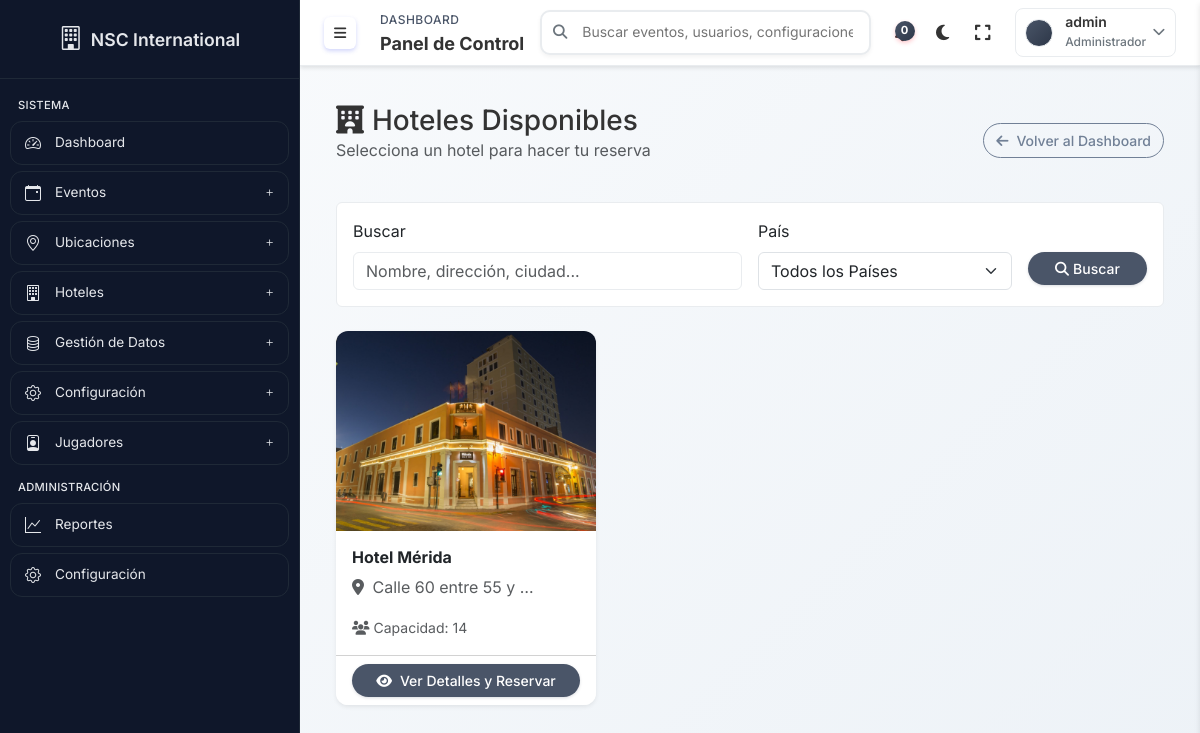
Screenshot of /locations/hotels/ (signed in) with the database file from the repository.
### apps/locations/models.py (models this page shows, shortened)
class Hotel(models.Model):
    hotel_name = models.CharField(
        max_length=200,
        verbose_name="Nombre del Hotel",
        help_text="Nombre del hotel",
    )
    address = models.CharField(
        max_length=500,
        verbose_name="Dirección",
        help_text="Dirección completa del hotel",
    )
    photo = models.ImageField(
        upload_to="hotels/",
        blank=True,
        null=True,
        verbose_name="Foto",
        help_text="Foto del hotel",
    )
    information = models.TextField(
        blank=True,
        verbose_name="Información",
        help_text="Información adicional sobre el hotel",
    )
    registration_url = models.URLField(
        blank=True,
        verbose_name="URL Hotel Registro",
        help_text="URL para registro en el hotel",
    )
    is_active = models.BooleanField(default=True, verbose_name="Activo")
    created_at = models.DateTimeField(
        auto_now_add=True, verbose_name="Fecha de Creación"
    )
    updated_at = models.DateTimeField(
        auto_now=True, verbose_name="Fecha de Actualización"
    )
    city = models.ForeignKey(
        "City",
        on_delete=models.SET_NULL,
        null=True,
        blank=True,
        related_name="hotels",
        verbose_name="Ciudad",
        help_text="Ciudad donde se encuentra el hotel",
    )
    state = models.ForeignKey(
        "State",
        on_delete=models.SET_NULL,
        null=True,
        blank=True,
        related_name="hotels",
        verbose_name="Estado",
        help_text="Estado donde se encuentra el hotel",
    )
    country = models.ForeignKey(
        "Country",
        on_delete=models.SET_NULL,
        null=True,
        blank=True,
        related_name="hotels",
        verbose_name="País",
        help_text="País donde se encuentra el hotel",
    )
    capacity = models.PositiveIntegerField(
        blank=True,
        null=True,
        verbose_name="Capacidad",
        help_text="Capacidad del hotel (número de habitaciones o personas)",
    )
    contact_name = models.CharField(
        max_length=200,
        blank=True,
        verbose_name="Nombre de Contacto",
        help_text="Nombre de la persona de contacto del hotel",
    )
    contact_email = models.EmailField(
        blank=True,
        verbose_name="Email de Contacto",
        help_text="Correo electrónico de la persona de contacto",
    )
    contact_phone = models.CharField(
        max_length=20,
        blank=True,
        verbose_name="Teléfono de Contacto",
        help_text="Número de teléfono de la persona de contacto",
    )
    class Meta:
        verbose_name = "Hotel"
        verbose_name_plural = "Hoteles"
        ordering = ["hotel_name"]

### apps/locations/views_front.py (the view)
class FrontHotelListView(LoginRequiredMixin, ListView):
    model = Hotel
    template_name = "locations/front_hotel_list.html"
    context_object_name = "hotels"
    paginate_by = 12
    def get_queryset(self):
        queryset = Hotel.objects.filter(is_active=True).select_related(
            "country", "state", "city"
        )
        search = self.request.GET.get("search")
        if search:
            queryset = queryset.filter(
                Q(hotel_name__icontains=search)
                | Q(address__icontains=search)
                | Q(city__name__icontains=search)
            )
        country = self.request.GET.get("country")
        if country:
            queryset = queryset.filter(country_id=country)
        return queryset.order_by("hotel_name")
    def get_context_data(self, **kwargs):
        context = super().get_context_data(**kwargs)
        from .models import Country
        context["countries"] = Country.objects.filter(is_active=True).order_by("name")
        return context

### templates/locations/front_hotel_list.html (shortened to what this page needs)
{% extends 'base.html' %}
{% load static %}
{% block content %}
<div class="container-fluid">
    <div class="d-flex justify-content-between align-items-center mb-4">
        <div>
            <h1 class="h3 mb-0 text-gray-800">
                <i class="fas fa-hotel me-2"></i>Hoteles Disponibles
            </h1>
            <p class="text-muted">Selecciona un hotel para hacer tu reserva</p>
        </div>
        <a href="{% url 'accounts:dashboard' %}" class="btn btn-outline-secondary">
            <i class="fas fa-arrow-left me-2"></i>Volver al Dashboard
        </a>
    </div>
    <div class="card mb-4">
        <div class="card-body">
            <form method="get" class="row g-3">
                <div class="col-md-6">
                    <label for="search" class="form-label">Buscar</label>
                    <input type="text" class="form-control" id="search" name="search"
                           value="{{ request.GET.search }}" placeholder="Nombre, dirección, ciudad...">
                </div>
                <div class="col-md-4">
                    <label for="country" class="form-label">País</label>
                    <select class="form-select" id="country" name="country">
                        <option value="">Todos los Países</option>
                    </select>
                </div>
                <div class="col-md-2">
                    <label class="form-label">&nbsp;</label>
                    <div>
                        <button type="submit" class="btn btn-primary w-100">
                            <i class="fas fa-search me-1"></i>Buscar
                        </button>
                    </div>
                </div>
            </form>
        </div>
    </div>
    <div class="row g-4">
        {% if hotels %}
            {% for hotel in hotels %}
                <div class="col-md-6 col-lg-4">
                    <div class="card h-100 shadow-sm hotel-card">
                        {% if hotel.photo %}
                            <img src="{{ hotel.photo.url }}" class="card-img-top" alt="{{ hotel.hotel_name }}"
                                 style="height: 200px; object-fit: cover;">
                        {% else %}
                            <div class="card-img-top bg-light d-flex align-items-center justify-content-center"
                                 style="height: 200px;">
                                <i class="fas fa-hotel fa-4x text-muted"></i>
                            </div>
                        {% endif %}
                        <div class="card-body">
                            <h5 class="card-title">{{ hotel.hotel_name }}</h5>
                            <p class="card-text text-muted">
                                <i class="fas fa-map-marker-alt me-1"></i>
                                {% if hotel.city %}
                                    {{ hotel.city.name }}
                                    {% if hotel.state %}, {{ hotel.state.name }}{% endif %}
                                {% else %}
                                    {{ hotel.address|truncatewords:5 }}
                                {% endif %}
                            </p>
                            {% if hotel.capacity %}
                                <p class="card-text">
                                    <small class="text-muted">
                                        <i class="fas fa-users me-1"></i>Capacidad: {{ hotel.capacity }}
                                    </small>
                                </p>
                            {% endif %}
                        </div>
                        <div class="card-footer bg-white">
                            <a href="{% url 'locations:front_hotel_detail' hotel.pk %}" class="btn btn-primary w-100">
                                <i class="fas fa-eye me-2"></i>Ver Detalles y Reservar
                            </a>
                        </div>
                    </div>
                </div>
            {% endfor %}
        {% endif %}
    </div>
</div>
{% endblock %}

### templates/base.html (shortened to what this page needs)
{% load static %}
<!DOCTYPE html>
<html lang="es">
<head>
    <link href="https://cdn.jsdelivr.net/npm/bootstrap@5.3.2/dist/css/bootstrap.min.css" rel="stylesheet">
    <link href="https://cdn.jsdelivr.net/npm/bootstrap-icons@1.11.3/font/bootstrap-icons.css" rel="stylesheet">
    <link href="{% static 'css/fontawesome.min.css' %}" rel="stylesheet">
    <link href="{% static 'css/admin.css' %}" rel="stylesheet">
</head>
<body data-theme="light">
    <header class="topbar">
        <div class="topbar-container">
            <div class="topbar-left">
                <button class="sidebar-toggle" id="sidebarToggle" aria-label="Alternar sidebar" title="Alternar sidebar">
                    <i class="fas fa-bars"></i>
                </button>
                <div class="page-info">
                    <div class="breadcrumb-nav">
                        {% block breadcrumb %}
                            <span class="breadcrumb-item">Dashboard</span>
                        {% endblock %}
                    </div>
                    <div class="page-title">
                        {% block page_title %}<h1>Panel de Control</h1>{% endblock %}
                    </div>
                </div>
            </div>
            <div class="topbar-center">
                <div class="search-container">
                    <div class="search-input-wrapper">
                        <i class="fas fa-search search-icon"></i>
                        <input type="text" placeholder="Buscar eventos, usuarios, configuraciones..." id="searchInput" autocomplete="off">
                    </div>
                </div>
            </div>
            <div class="topbar-right">
                <div class="quick-actions">
                    <button class="action-btn" id="notificationsBtn" title="Notificaciones">
                        <i class="fas fa-bell"></i>
                        <span class="badge" id="notificationBadge">0</span>
                    </button>
                    <button class="action-btn" id="themeToggle" title="Cambiar tema">
                        <i class="fas fa-moon"></i>
                    </button>
                    <button class="action-btn" id="fullscreenToggle" title="Pantalla completa">
                        <i class="fas fa-expand"></i>
                    </button>
                </div>
                <div class="user-menu">
                    <button class="user-btn" id="userMenuBtn">
                        <div class="user-info">
                            {% if user.profile.avatar %}
                                <img src="{{ user.profile.avatar.url }}" alt="{{ user.get_full_name }}" class="user-avatar">
                            {% else %}
                                <div class="user-avatar-placeholder">{{ user.profile.initials }}</div>
                            {% endif %}
                            <div class="user-details">
                                <span class="user-name">{{ user.get_full_name|default:user.username }}</span>
                                <span class="user-role">Administrador</span>
                            </div>
                        </div>
                        <i class="fas fa-chevron-down user-arrow"></i>
                    </button>
                </div>
            </div>
        </div>
    </header>
    <aside id="sidebar" class="sidebar">
        <div class="sb-header d-flex align-items-center justify-content-center">
            <div class="hide-mini">
                <div class="app-brand d-flex align-items-center gap-2">
                    <i class="bi bi-building app-icon"></i>
                    <div class="app-name">NSC International</div>
                </div>
            </div>
        </div>
        <nav class="sb-nav">
            <div class="sb-label hide-mini">Sistema</div>
            <a href="{% url 'dashboard' %}" class="sb-item{% if active_section == 'dashboard' %} active{% endif %}" data-bs-title="Dashboard">
                <i class="sb-ico bi bi-speedometer2"></i>
                <span class="hide-mini">Dashboard</span>
            </a>
            <button class="sb-item w-100{% if active_section == 'events' %} active{% endif %}" data-bs-toggle="collapse" data-bs-target="#sbEvents" aria-expanded="{% if active_section == 'events' %}true{% else %}false{% endif %}" data-bs-title="Eventos">
                <i class="sb-ico bi bi-calendar-event"></i>
                <span class="hide-mini">Eventos</span>
                <i class="sb-right bi {% if active_section == 'events' %}bi-dash{% else %}bi-plus{% endif %} hide-mini"></i>
            </button>
        <button class="sb-item w-100{% if active_section == 'locations' %} active{% endif %}" data-bs-toggle="collapse" data-bs-target="#sbLocations" aria-expanded="{% if active_section == 'locations' %}true{% else %}false{% endif %}" data-bs-title="Ubicaciones">
            <i class="sb-ico bi bi-geo-alt"></i>
            <span class="hide-mini">Ubicaciones</span>
            <i class="sb-right bi {% if active_section == 'locations' %}bi-dash{% else %}bi-plus{% endif %} hide-mini"></i>
        </button>
        <button class="sb-item w-100{% if active_section == 'hotels' %} active{% endif %}" data-bs-toggle="collapse" data-bs-target="#sbHotels" aria-expanded="{% if active_section == 'hotels' %}true{% else %}false{% endif %}" data-bs-title="Hoteles">
            <i class="sb-ico bi bi-building"></i>
            <span class="hide-mini">Hoteles</span>
            <i class="sb-right bi {% if active_section == 'hotels' %}bi-dash{% else %}bi-plus{% endif %} hide-mini"></i>
        </button>
        <button class="sb-item w-100{% if active_section == 'data_management' %} active{% endif %}" data-bs-toggle="collapse" data-bs-target="#sbDataManagement" aria-expanded="{% if active_section == 'data_management' %}true{% else %}false{% endif %}" data-bs-title="Gestión de Datos">
            <i class="sb-ico bi bi-database"></i>
            <span class="hide-mini">Gestión de Datos</span>
            <i class="sb-right bi {% if active_section == 'data_management' %}bi-dash{% else %}bi-plus{% endif %} hide-mini"></i>
        </button>
        <button class="sb-item w-100{% if active_section == 'configuration' %} active{% endif %}" data-bs-toggle="collapse" data-bs-target="#sbConfiguration" aria-expanded="{% if active_section == 'configuration' %}true{% else %}false{% endif %}" data-bs-title="Configuración">
            <i class="sb-ico bi bi-gear"></i>
            <span class="hide-mini">Configuración</span>
            <i class="sb-right bi {% if active_section == 'configuration' %}bi-dash{% else %}bi-plus{% endif %} hide-mini"></i>
        </button>
        <button class="sb-item w-100{% if active_section == 'players' %} active{% endif %}" data-bs-toggle="collapse" data-bs-target="#sbPlayers" aria-expanded="{% if active_section == 'players' %}true{% else %}false{% endif %}" data-bs-title="Jugadores">
            <i class="sb-ico bi bi-person-badge"></i>
            <span class="hide-mini">Jugadores</span>
            <i class="sb-right bi {% if active_section == 'players' %}bi-dash{% else %}bi-plus{% endif %} hide-mini"></i>
        </button>
            <div class="sb-label hide-mini">Administración</div>
            <a href="#" class="sb-item" data-bs-title="Reportes">
                <i class="sb-ico bi bi-graph-up"></i>
                <span class="hide-mini">Reportes</span>
            </a>
            <a href="#" class="sb-item" data-bs-title="Configuración">
                <i class="sb-ico bi bi-gear"></i>
                <span class="hide-mini">Configuración</span>
            </a>
        </nav>
    </aside>
    <div class="main-content" id="mainContent">
        <main class="page-content">
            {% block content %}{% endblock %}
        </main>
    </div>
</body>
</html>

### templates/locations/front_hotel_list.html (style rules this page uses)
.hotel-card { transition: transform 0.3s, box-shadow 0.3s; border: none; border-radius: 12px; overflow: hidden; }

### rows the page displays
Hotel: photo (picture), hotel_name "Hotel Mérida", address "Calle 60 entre 55 y …", capacity "14"

### other values shown
{{ user.get_full_name|default:user.username }} "admin"
